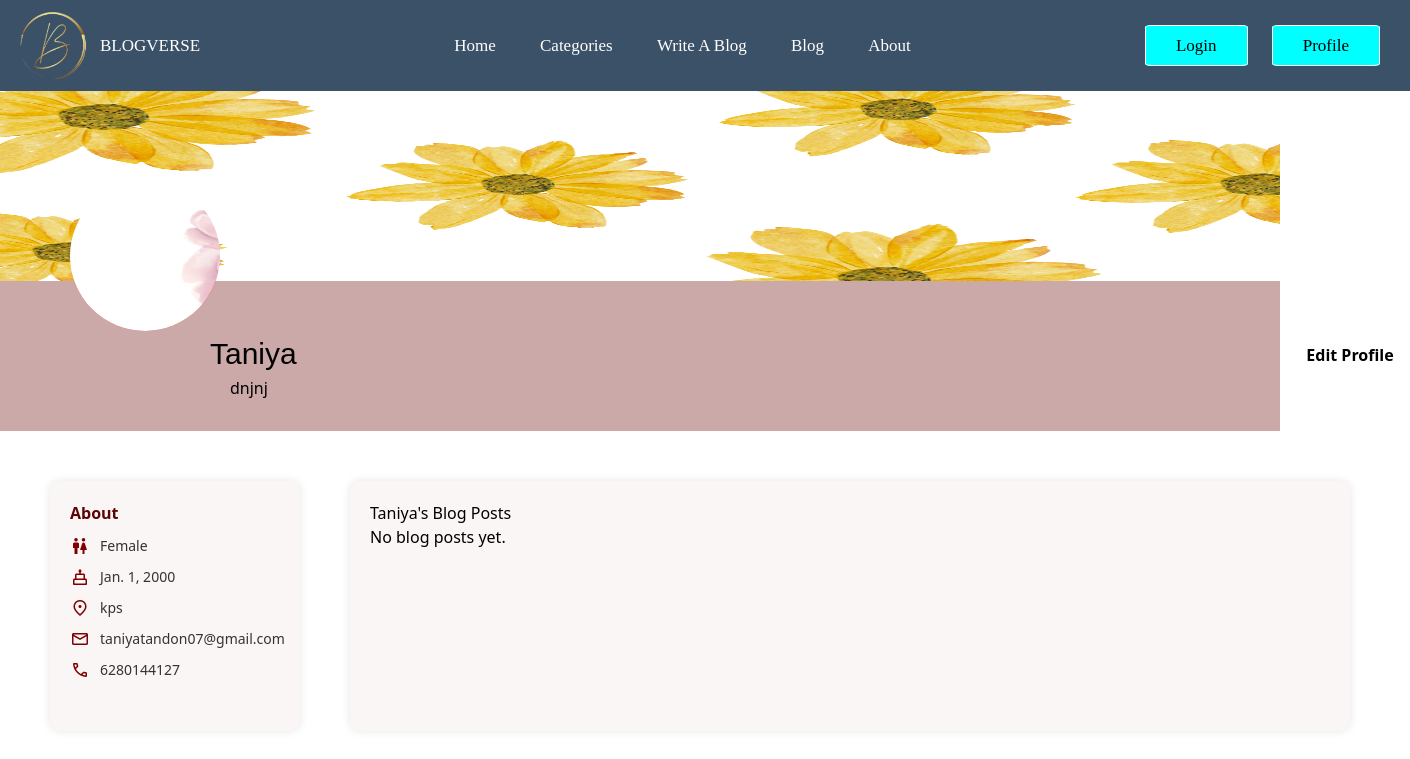
The page /blogverse/profile/ (signed in) on the database as committed earlier.
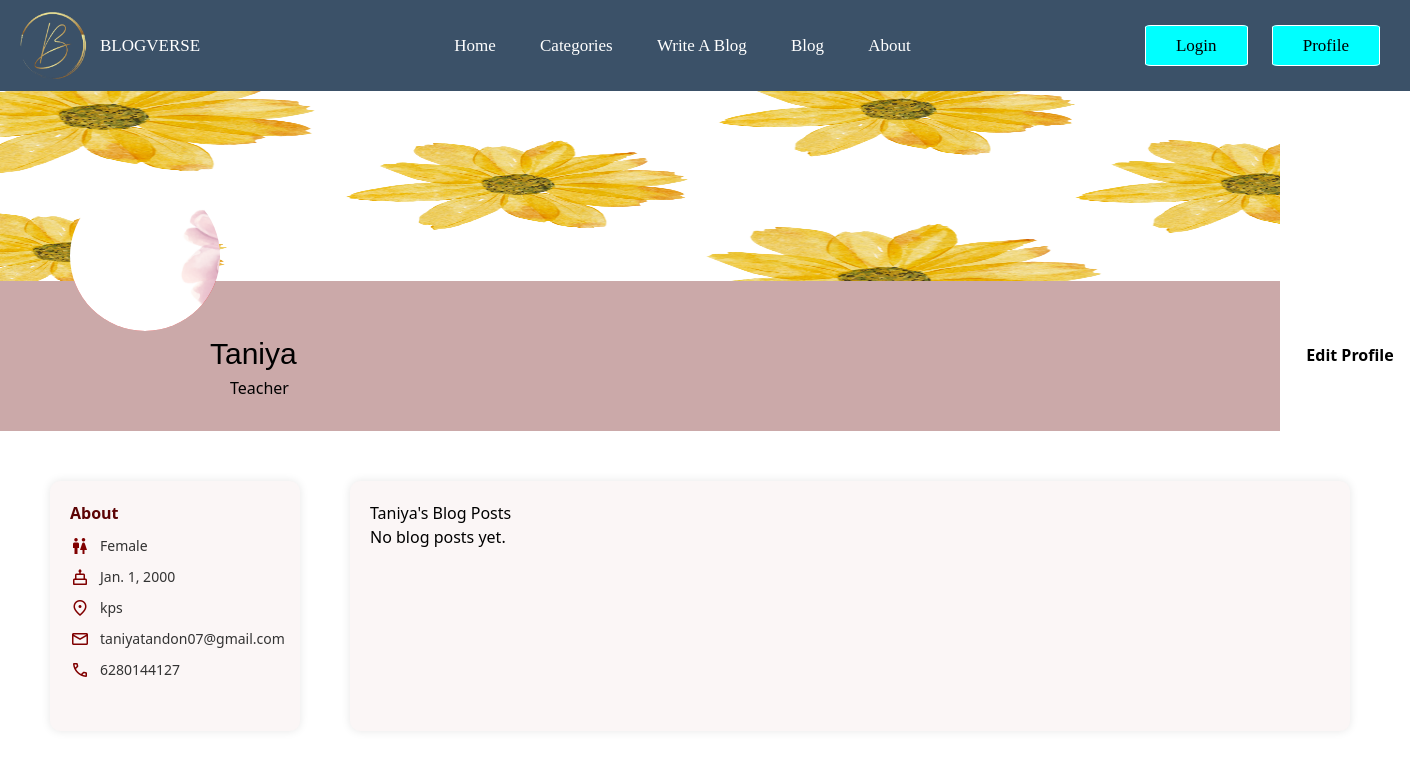
The same page on the database as committed later.
### blogverse/models.py (models this page shows, shortened)
class Profile(models.Model):
    user = models.ForeignKey(User, on_delete=models.CASCADE, null=True, blank=True)
    name = models.CharField(max_length=100)
    profession = models.CharField(max_length=100)
    gender = models.CharField(max_length=6)
    birthdate = models.DateField(null=True, blank=True)
    address = models.CharField(max_length=100)
    email = models.EmailField()
    phone = models.CharField(max_length=10)
    profile_image = models.ImageField(upload_to='profile_images/', null=True, blank=True)
    cover_photo = models.ImageField(upload_to='cover_photos/', null=True, blank=True)

### blogverse/views.py (the view)
# urls.py: path('profile/', views.profile_view, name='profile_view'),
@login_required
def profile_view(request):
    profile, created = Profile.objects.get_or_create(
        user=request.user,
        defaults={'birthdate': date(2000, 1, 1)}  # or date.today(), anything valid
    )
    blogs = BlogPost.objects.filter(user=request.user)
    return render(request, 'profile.html', {'profile': profile, 'blogs': blogs})

### blogverse/templates/profile.html (shortened to what this page needs)
<!DOCTYPE html>
<html lang="en">
<head>
</head>
<body>
  {% extends 'base.html' %}
{% load static %}
{% block content %}
  <div class="container">
    <div class="upper">
      <div class="coverphoto">
        {% if profile.cover_photo %}
        <img src="{{ profile.cover_photo.url }}" alt="Cover Photo" width="250">
        {% endif %}
      </div>
      <div class="profilephoto">
        {% if profile.profile_image %}
        <img src="{{ profile.profile_image.url }}" alt="Profile Image" width="150">
        {% endif %}
      </div>
      <div class="username">
        <h2>{{ profile.name }}</h2>
        <p> {{ profile.profession }}</p>
      </div>
      <div class="edit">
        <button><a href="{% url 'update_profile' %}">Edit Profile</a></button>
      </div>
    </div>
    <div class="bottom">
      <div class="about">
        <h2>About</h2>
        <p><span class="material-symbols-outlined">wc</span> {{ profile.gender }}</p>
        <p><span class="material-symbols-outlined">cake</span> {{ profile.birthdate }}</p>
        <p><span class="material-symbols-outlined">location_on</span> {{ profile.address }}</p>
        <p><span class="material-symbols-outlined">mail</span> {{ profile.email }}</p>
        <p><span class="material-symbols-outlined">call</span> {{ profile.phone }}</p>
      </div>
      <div class="posts">
        <div class="mt-5">
          <h4 class="mb-3">{{ profile.name }}'s Blog Posts</h4>
          {% if blog_posts %}
          {% for post in blog_posts %}
          <div class="card mb-4 shadow-sm">
            <div class="card-body">
              <h5 class="card-title">{{ post.title }}</h5>
              <p class="card-text">{{ post.content|truncatewords:30 }}</p>
              <p class="card-text">
                <small class="text-muted">Published on {{ post.created_at|date:"F j, Y" }}</small>
              </p>
              <div class="d-flex justify-content-between align-items-center">
                <div>
                  <a href="{% url 'post_detail' post.pk %}" class="btn btn-sm btn-outline-primary">Read More</a>
                </div>
                <div>
                  <form method="post" action="{% url 'like_post' post.pk %}" class="d-inline">
                    {% csrf_token %}
                    <button type="submit"
                      class="btn btn-sm {% if user in post.likes.all %}btn-success{% else %}btn-outline-secondary{% endif %}">
                      👍 {{ post.total_likes }}
                    </button>
                  </form>
                </div>
              </div>
            </div>
          </div>
          {% endfor %}
          {% else %}
          <p class="text-muted">No blog posts yet.</p>
          {% endif %}
        </div>
      </div>
    </div>
  </div>
{%endblock%}

Rows that differ between the two databases and show on the page:
changed Profile "Taniya": profession "dnjnj" → "Teacher"
